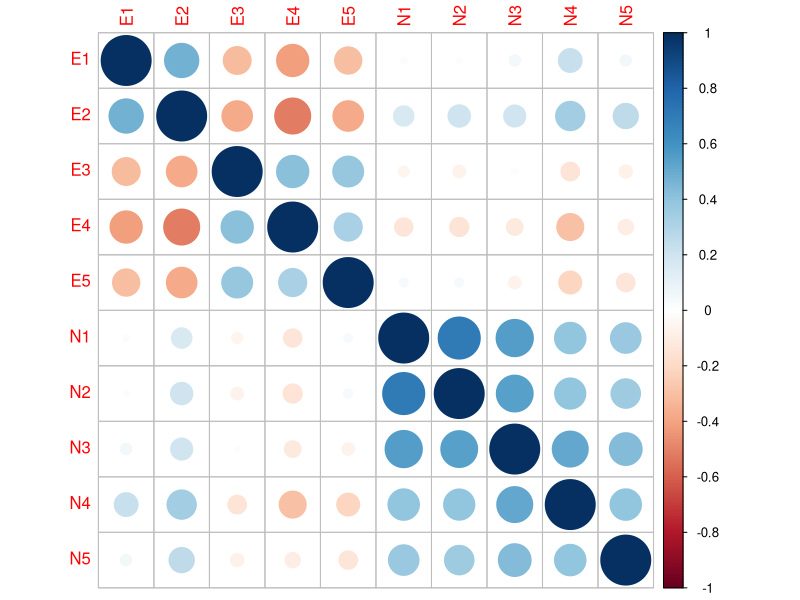
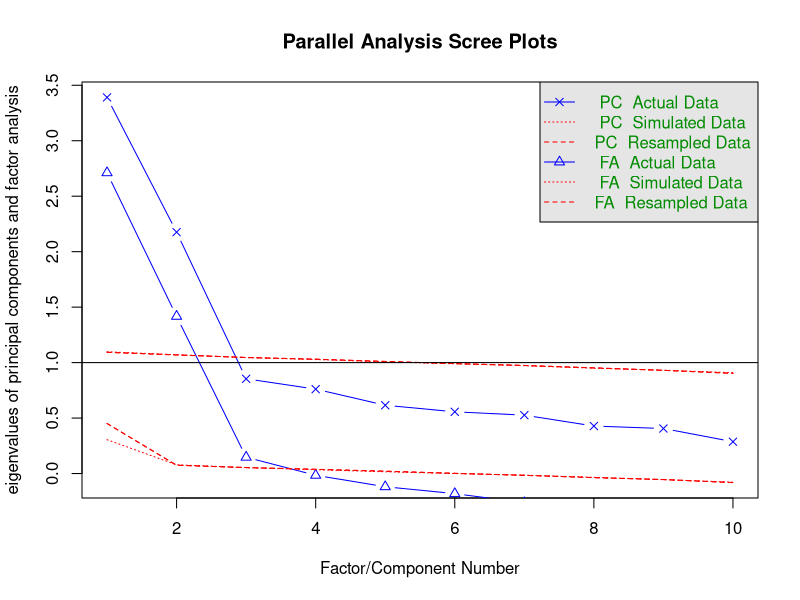
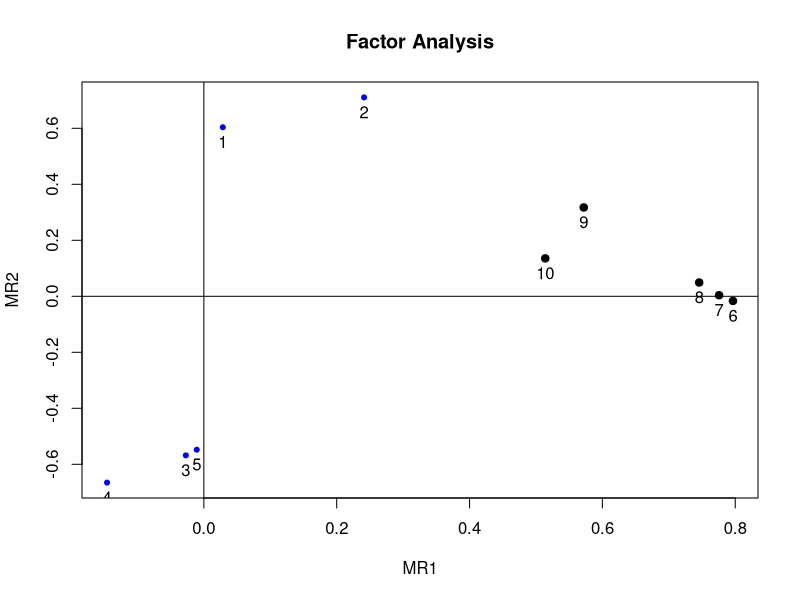

Source code (R) for these figures, in order:
# Funktionsumfang von R erweitern
library(psych)
library(corrplot)

# Deskriptive Statistik
dim(bfi)
summary(bfi)
data <- na.omit(bfi[c(11:20)])
dim(data)
summary(data)

# Summenscores vergleichen
extraversion_sum <- (data$E1+data$E2+data$E3+data$E4+data$E5)/5
mean(extraversion_sum)
neuroticism_sum <- (data$N1+data$N2+data$N3+data$N4+data$N5)/5
mean(neuroticism_sum)

# Bivariate Statistik
cor_matrix <- cor(data)
corrplot(cor_matrix)

# Faktorenanalyse
fa.parallel(data, fa="both")
factors <- fa(data, nfactors=2, rotate="varimax")
factors
plot(factors)
fa(data, nfactors=3, rotate="varimax")
help(bfi)